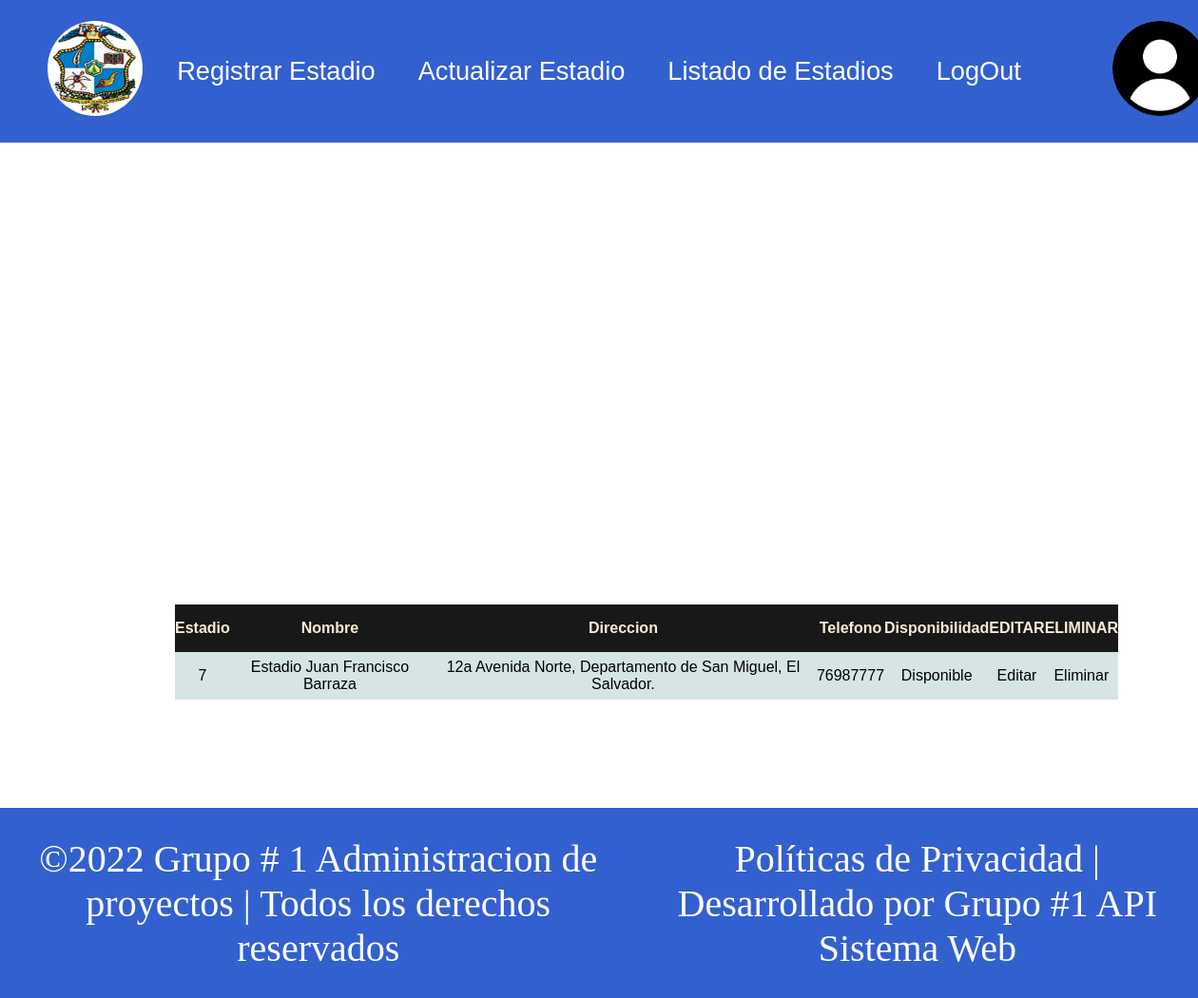
Screenshot of /Estadio/showEstadios (signed in) with the database file from the repository.
### tables this page shows
CREATE TABLE `tbl_estadio` (
  `id_estadio` int(11) NOT NULL,
  `nombre` varchar(100) NOT NULL,
  `direccion` varchar(100) NOT NULL,
  `disponibilidad` enum('Disponible','No Disponible') NOT NULL,
  `encargado` varchar(50) NOT NULL,
  `telefono` int(11) NOT NULL
);

### database/Database.php (called while the page is built, shortened)
<?php
class Database
{
    public function __construct()
    {
        try{
            $this->conexion = new PDO('mysql:host='.DB_HOST.';dbname='.DB_NAME."",DB_USER, DB_PASSWORD);
            return $this->conexion;
        }
        catch(Exception $e){
            print "ERROR: ".$e->getMessage();
            die();
        }
    }
}
?>

### Modelos/Estadio.php (called while the page is built, shortened)
<?php
require_once "database/Database.php";
class Estadio extends Database{
    public function get_Estadios(){
        $row=false;
        $query = "SELECT * FROM " .T_ESTADIO;
        $statement = $this->conexion->prepare($query);
        if ($statement->execute()) {
           $row= $statement->fetchAll(PDO::FETCH_ASSOC);
            return $row;
        }
        return $row;
    }
}

### Vistas/VerEstadios.php (the view, shortened to what this page needs)
<!DOCTYPE html>
<html lang="es">
<head>
    <link rel="stylesheet" href="../Assets/css/estilo.css">
    <link rel="stylesheet" href="../Assets/css/tabla.css">
    <link rel="stylesheet" href="../Assets/css/administrador.css">
</head>
<body>
<div class="menu">
    <nav>
        <ul>
        <a href="<?= BASE_DIR.'PanelAdministrador/showHome' ?>">
            <li><img class ="imagen" src="../Assets/img/logo.jpg" alt=""></li></a>
        </ul>
        <ul>
            <a href="<?= BASE_DIR.'Estadio/showRegistro' ?>"><li>Registrar Estadio</li></a>
            <a href="<?= BASE_DIR.'Estadio/showUpdate' ?>"><li>Actualizar Estadio</li></a>
            <a href="<?= BASE_DIR.'Estadio/showEstadios' ?>"><li>Listado de Estadios</li></a>
            <a href="<?= BASE_DIR.'/Login/salir'?>"> <li>LogOut</li></a>
        </ul>
        <ul>
        <li><img class ="imagen" src="../Assets/img/imagen1.png" alt=""></li>
        </ul>
    </nav>
</div>
<div class="container2">
<table cellspacing="0">
    <thead>
        <tr>
            <th>Estadio</th>
            <th>Nombre</th>
            <th>Direccion</th>
            <th>Telefono</th>
            <th>Disponibilidad</th>
            <?php
            if ($_COOKIE["Rol"] == "Administrador") {
                echo "<th>EDITAR</th>";
                echo "<th>ELIMINAR</th>";
            }
            ?>
        </tr>
        </thead>
        <tbody>
        <?php
        if(!empty($data[T_ESTADIO])){
            foreach ($data[T_ESTADIO] as $dato) {
                echo "<tr>";
                echo "<td>" . $dato[EST_ID] . "</td>";
                echo "<td>" . $dato[EST_NOM] . "</td>";
                echo "<td>" . $dato[EST_DIR] . "</td>";
                echo "<td>" . $dato[EST_TEL] . "</td>";
                echo "<td>" . $dato[EST_DISP] . "</td>";
                if ($_COOKIE["Rol"] == "Administrador") {
                    echo "<td>Editar</td>";
                    echo "<td>Eliminar</td>";
                }
                echo "</tr>";
            }
        }
        ?>
        </tbody>
</table>
</div>
<footer class="footer">
    <p>©2022 Grupo # 1 Administracion de proyectos | Todos los derechos reservados</p>
    <p>Políticas de Privacidad | Desarrollado por Grupo #1 API Sistema Web </p>
</footer>
</body>
</html>

### Assets/css/estilo.css (style rules this page uses)
* { margin: 0; padding: 0; box-sizing: border-box; font-family: sans-serif; }
body { width: 100%; height: 100vh; flex-wrap: wrap; display: center; align-items: center; font-family: sans-serif; }
.imagen { width: 100px; height: 100px; border-radius: 50%; margin: 30%; }
.menu { background-color: aliceblue; font-family: 'Segoe UI', Tahoma, Geneva, Verdana, sans-serif; font-size: large; color: white; background-color: #3360CF; }
.menu ul a { font-family: 'Segoe UI', Tahoma, Geneva, Verdana, sans-serif; color: white; }
nav { width: 100%; color: white; height: 150px; display: flex; align-items: center; justify-content: space-between; }
ul li { display: inline-block; list-style: none; padding: 6px 20px; font-weight: 500; font-size: 1.7rem; transition: all 0.3s ease 0s; }
.container2 { width: 100%; height: 300px; display: flex; padding: 10px; margin: 50px; color: white; align-items: center; }
p { align-items: center; font-size: 40px; font-family: 'Times New Roman', Times, serif; }
.footer { width: 100%; height: 200px; display: flex; background-color: #3360CF; border-color: 5px black; color: white; align-items: center; text-align: center; }

### Assets/css/tabla.css (style rules this page uses)
table { margin-top: 30%; width: 80%; margin-left: 10%; margin-right: 10%; border-radius: 50%; }
thead { background-color: #181818; border-radius: 30%; border-start-end-radius: 30px; color: antiquewhite; text-align: center; }
tbody { background-color: #D6E4E5; color: black; text-align: center; }
th,tr { height: 50px; }

### Assets/css/administrador.css (style rules this page uses)
* { margin: 0; padding: 0; box-sizing: border-box; font-family: sans-serif; }
body { width: 100%; height: 100vh; flex-wrap: wrap; display: center; align-items: center; font-family: sans-serif; }
.imagen { width: 100px; height: 100px; border-radius: 50%; margin: 30%; }
.menu { background-color: aliceblue; font-family: 'Segoe UI', Tahoma, Geneva, Verdana, sans-serif; font-size: large; color: white; background-color: #3360CF; }
nav { width: 100%; height: 150px; display: flex; align-items: center; justify-content: space-between; }
ul li { display: inline-block; list-style: none; padding: 6px 20px; font-weight: 500; font-size: 1.7rem; transition: all 0.3s ease 0s; }
.container2 { width: 100%; height: 600px; display: flex; padding: 10px; margin: 50px; color: white; }
.footer { width: 100%; height: 200px; display: flex; background-color: #3360CF; border-color: 5px black; color: white; align-items: center; text-align: center; }

### rows the page displays
tbl_estadio: id_estadio "7", nombre "Estadio Juan Francisco Barraza", direccion "12a Avenida Norte, Departamento de San Miguel, El Salvador.", telefono "76987777", disponibilidad "Disponible"
